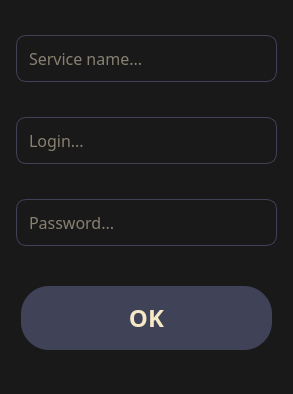
<?xml version="1.0" encoding="UTF-8"?>
<ui version="4.0">
 <class>Dialog</class>
 <widget class="QDialog" name="Dialog">
  <property name="geometry">
   <rect>
    <x>0</x>
    <y>0</y>
    <width>293</width>
    <height>394</height>
   </rect>
  </property>
  <property name="windowTitle">
   <string>Credential Saver</string>
  </property>
  <property name="windowIcon">
   <iconset>
    <normaloff>D:/Downloads/login.ico</normaloff>D:/Downloads/login.ico</iconset>
  </property>
  <property name="styleSheet">
   <string notr="true">background-color: #191919;
font-family: Montserrat;</string>
  </property>
  <layout class="QHBoxLayout" name="horizontalLayout">
   <item>
    <layout class="QVBoxLayout" name="verticalLayout">
     <item>
      <widget class="QLineEdit" name="le_service">
       <property name="styleSheet">
        <string notr="true">color: #F5E8C7;
font-size: 12pt;
margin: 5%;
padding: 10%;
border: 1px solid #404258;
border-radius: 10px;

</string>
       </property>
       <property name="text">
        <string/>
       </property>
       <property name="placeholderText">
        <string>Service name...</string>
       </property>
      </widget>
     </item>
     <item>
      <widget class="QLineEdit" name="le_login">
       <property name="styleSheet">
        <string notr="true">color: #F5E8C7;
font-size: 12pt;
margin: 5%;
padding: 10%;
border: 1px solid #404258;
border-radius: 10px;
</string>
       </property>
       <property name="placeholderText">
        <string>Login...</string>
       </property>
      </widget>
     </item>
     <item>
      <widget class="QLineEdit" name="le_password">
       <property name="styleSheet">
        <string notr="true">color: #F5E8C7;
font-size: 12pt;
margin: 5%;
padding: 10%;
border: 1px solid #404258;
border-radius: 10px;
</string>
       </property>
       <property name="placeholderText">
        <string>Password...</string>
       </property>
      </widget>
     </item>
     <item>
      <widget class="QPushButton" name="btn_ok">
       <property name="styleSheet">
        <string notr="true">QPushButton {
background-color: #404258;
color: #F5E8C7;
font-size: 18pt;
font-weight: 600;
margin: 10%;
padding: 15%;
border-radius: 28%;
}
QPushButton:hover {
background-color: #474E68;
}
QPushButton:pressed {
background-color: #50577A;
}</string>
       </property>
       <property name="text">
        <string>OK</string>
       </property>
      </widget>
     </item>
    </layout>
   </item>
  </layout>
 </widget>
 <resources/>
 <connections/>
</ui>
